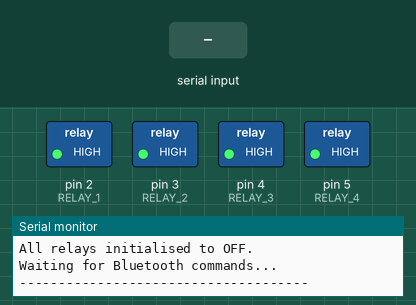
This sketch was run on a simulated Arduino Uno, built with avr-gcc and run on an emulated ATmega328P. On the bench: switched loads named in the sketch (green lamp = pin HIGH), the last lines printed to the serial monitor. The test bench sets the inputs (shaded band).

Above: at 1.3 s.
1.4 s: "1" received over the second serial link
At 2.4 s:
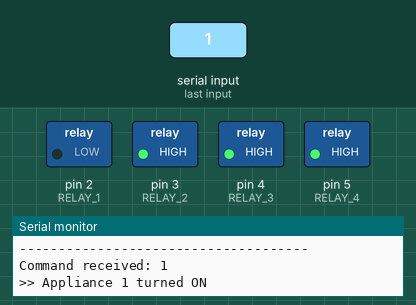
2.9 s: "A" received over the second serial link
At 3.7 s:
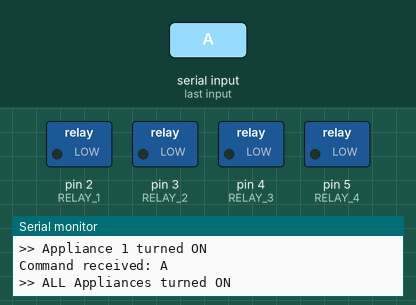
4.4 s: "5" received over the second serial link
At 4.7 s:
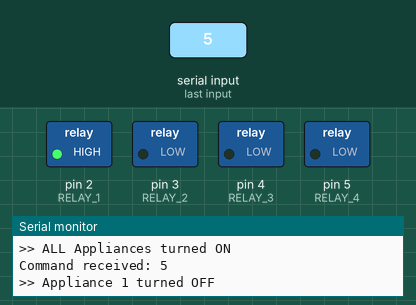
5.9 s: "6" received over the second serial link
At 7.1 s:
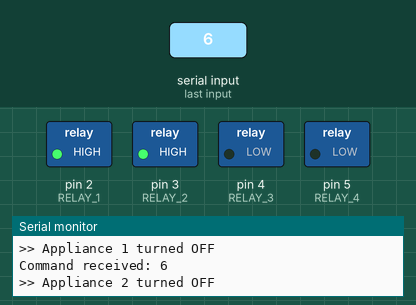
7.4 s: "7" received over the second serial link
At 8.2 s:
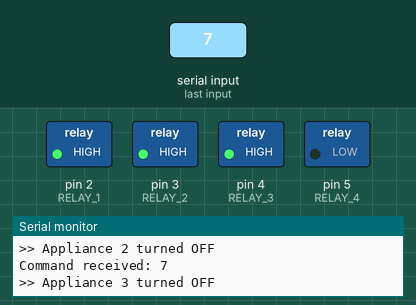
8.9 s: "2" received over the second serial link
At 9.3 s:
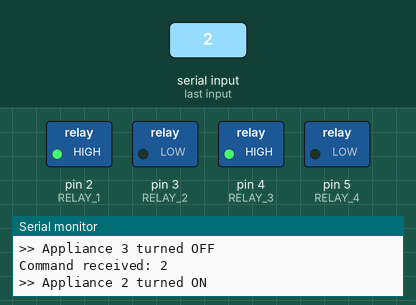
Timing chart, 0 to 11.4 s (numbered marks = the images above; inputs shaded):
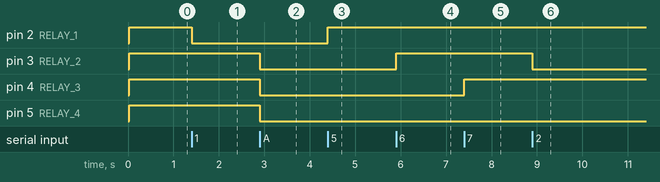

The sketch:

smart_home_automation.ino
```cpp
/*
 * ============================================================
 *   Bluetooth Based Smart Home Automation System
 * ============================================================
 *   Platform    : Arduino UNO (ATmega328P)
 *   Language    : C/C++ (Arduino Framework)
 *   Module      : HC-05 Bluetooth Module (Slave Mode)
 *   Relay       : 4-Channel Relay Module (Active-LOW, 5V)
 *   IDE Version : Arduino IDE 2.x
 *   Author      : B.Tech ECE Mini Project
 *   Date        : 2024
 * ============================================================
 *
 *   DESCRIPTION:
 *   This sketch receives single-character commands from a
 *   smartphone over Bluetooth (via HC-05) and toggles
 *   four relay channels to control AC appliances.
 *
 *   COMMAND TABLE:
 *   '1' → Appliance 1 ON    '5' → Appliance 1 OFF
 *   '2' → Appliance 2 ON    '6' → Appliance 2 OFF
 *   '3' → Appliance 3 ON    '7' → Appliance 3 OFF
 *   '4' → Appliance 4 ON    '8' → Appliance 4 OFF
 *   'A' → ALL ON            'Z' → ALL OFF
 *
 *   PIN CONNECTIONS:
 *   HC-05 TXD → Arduino Pin 10  (SoftwareSerial RX)
 *   HC-05 RXD → Arduino Pin 11  (SoftwareSerial TX) [via voltage divider]
 *   Relay IN1 → Arduino Pin 2
 *   Relay IN2 → Arduino Pin 3
 *   Relay IN3 → Arduino Pin 4
 *   Relay IN4 → Arduino Pin 5
 * ============================================================
 */

// -------------------------------------------------------
// Include Libraries
// -------------------------------------------------------
#include <SoftwareSerial.h>
// SoftwareSerial allows us to use digital pins 10 and 11
// as a secondary UART port for communicating with HC-05,
// keeping the hardware UART (pins 0 & 1) free for debugging.

// -------------------------------------------------------
// Pin Definitions
// -------------------------------------------------------

// SoftwareSerial pins for HC-05 communication
#define BT_RX_PIN  10   // Arduino receives data from HC-05 TXD
#define BT_TX_PIN  11   // Arduino sends data to HC-05 RXD

// Relay control pins (active-LOW relay module)
#define RELAY_1    2    // Controls Appliance 1 (e.g., Living Room Light)
#define RELAY_2    3    // Controls Appliance 2 (e.g., Bedroom Light)
#define RELAY_3    4    // Controls Appliance 3 (e.g., Fan)
#define RELAY_4    5    // Controls Appliance 4 (e.g., TV / Socket)

// -------------------------------------------------------
// Constants
// -------------------------------------------------------
#define RELAY_ON   LOW   // Active-LOW: LOW energises the relay
#define RELAY_OFF  HIGH  // HIGH de-energises the relay
#define BT_BAUD    9600  // HC-05 default baud rate

// -------------------------------------------------------
// Object Instantiation
// -------------------------------------------------------

// Create a SoftwareSerial object named 'bluetooth'
// Parameters: (RX pin, TX pin)
SoftwareSerial bluetooth(BT_RX_PIN, BT_TX_PIN);

// Variable to store the received Bluetooth command character
char receivedCommand;

// -------------------------------------------------------
// setup() – Runs once at power-on or reset
// -------------------------------------------------------
void setup() {

  // Initialise hardware Serial for debugging (Serial Monitor)
  Serial.begin(9600);
  Serial.println("=== Smart Home Automation System ===");
  Serial.println("Initialising...");

  // Initialise SoftwareSerial for HC-05 Bluetooth communication
  bluetooth.begin(BT_BAUD);
  Serial.println("Bluetooth module ready at 9600 baud.");

  // Configure relay pins as digital OUTPUT
  pinMode(RELAY_1, OUTPUT);
  pinMode(RELAY_2, OUTPUT);
  pinMode(RELAY_3, OUTPUT);
  pinMode(RELAY_4, OUTPUT);

  // Set all relays to OFF state initially
  // (Active-LOW: HIGH = OFF)
  allAppliancesOFF();

  Serial.println("All relays initialised to OFF.");
  Serial.println("Waiting for Bluetooth commands...");
  Serial.println("-------------------------------------");
}

// -------------------------------------------------------
// loop() – Runs continuously after setup()
// -------------------------------------------------------
void loop() {

  // Check if any data has arrived from the Bluetooth module
  if (bluetooth.available() > 0) {

    // Read one character from the Bluetooth serial buffer
    receivedCommand = bluetooth.read();

    // Echo the received command to Serial Monitor for debugging
    Serial.print("Command received: ");
    Serial.println(receivedCommand);

    // Process the received command
    processCommand(receivedCommand);
  }
}

// -------------------------------------------------------
// processCommand() – Interprets and acts on a command
// -------------------------------------------------------
void processCommand(char cmd) {

  switch (cmd) {

    // --- Individual Appliance ON Commands ---
    case '1':
      digitalWrite(RELAY_1, RELAY_ON);
      Serial.println(">> Appliance 1 turned ON");
      bluetooth.println("Appliance 1 ON");
      break;

    case '2':
      digitalWrite(RELAY_2, RELAY_ON);
      Serial.println(">> Appliance 2 turned ON");
      bluetooth.println("Appliance 2 ON");
      break;

    case '3':
      digitalWrite(RELAY_3, RELAY_ON);
      Serial.println(">> Appliance 3 turned ON");
      bluetooth.println("Appliance 3 ON");
      break;

    case '4':
      digitalWrite(RELAY_4, RELAY_ON);
      Serial.println(">> Appliance 4 turned ON");
      bluetooth.println("Appliance 4 ON");
      break;

    // --- Individual Appliance OFF Commands ---
    case '5':
      digitalWrite(RELAY_1, RELAY_OFF);
      Serial.println(">> Appliance 1 turned OFF");
      bluetooth.println("Appliance 1 OFF");
      break;

    case '6':
      digitalWrite(RELAY_2, RELAY_OFF);
      Serial.println(">> Appliance 2 turned OFF");
      bluetooth.println("Appliance 2 OFF");
      break;

    case '7':
      digitalWrite(RELAY_3, RELAY_OFF);
      Serial.println(">> Appliance 3 turned OFF");
      bluetooth.println("Appliance 3 OFF");
      break;

    case '8':
      digitalWrite(RELAY_4, RELAY_OFF);
      Serial.println(">> Appliance 4 turned OFF");
      bluetooth.println("Appliance 4 OFF");
      break;

    // --- All Appliances ON ---
    case 'A':
    case 'a':
      allAppliancesON();
      Serial.println(">> ALL Appliances turned ON");
      bluetooth.println("ALL Appliances ON");
      break;

    // --- All Appliances OFF ---
    case 'Z':
    case 'z':
      allAppliancesOFF();
      Serial.println(">> ALL Appliances turned OFF");
      bluetooth.println("ALL Appliances OFF");
      break;

    // --- Unknown Command ---
    default:
      Serial.print(">> Unknown command: ");
      Serial.println(cmd);
      bluetooth.println("Unknown command. Use 1-8, A, or Z.");
      break;
  }
}

// -------------------------------------------------------
// allAppliancesON() – Turns all 4 relays ON
// -------------------------------------------------------
void allAppliancesON() {
  digitalWrite(RELAY_1, RELAY_ON);
  digitalWrite(RELAY_2, RELAY_ON);
  digitalWrite(RELAY_3, RELAY_ON);
  digitalWrite(RELAY_4, RELAY_ON);
}

// -------------------------------------------------------
// allAppliancesOFF() – Turns all 4 relays OFF
// -------------------------------------------------------
void allAppliancesOFF() {
  digitalWrite(RELAY_1, RELAY_OFF);
  digitalWrite(RELAY_2, RELAY_OFF);
  digitalWrite(RELAY_3, RELAY_OFF);
  digitalWrite(RELAY_4, RELAY_OFF);
}

/*
 * ============================================================
 *   END OF CODE
 * ============================================================
 *   Notes:
 *   - Disconnect HC-05 TX/RX wires before uploading code,
 *     as SoftwareSerial may conflict with upload process.
 *   - Re-connect after successful upload.
 *   - Open Serial Monitor at 9600 baud to view debug output.
 *   - Use "Serial Bluetooth Terminal" app on Android for testing.
 * ============================================================
 */
```

Measured:
- after the input at 1.4 s, pin 2 (RELAY_1): HIGH → LOW at once
- after the input at 2.9 s, pin 3 (RELAY_2), pin 4 (RELAY_3), pin 5 (RELAY_4): HIGH → LOW at once
- after the input at 4.4 s, pin 2 (RELAY_1): LOW → HIGH at once
- after the input at 5.9 s, pin 3 (RELAY_2): LOW → HIGH at once
- after the input at 7.4 s, pin 4 (RELAY_3): LOW → HIGH at once
- after the input at 8.9 s, pin 3 (RELAY_2): HIGH → LOW at once
